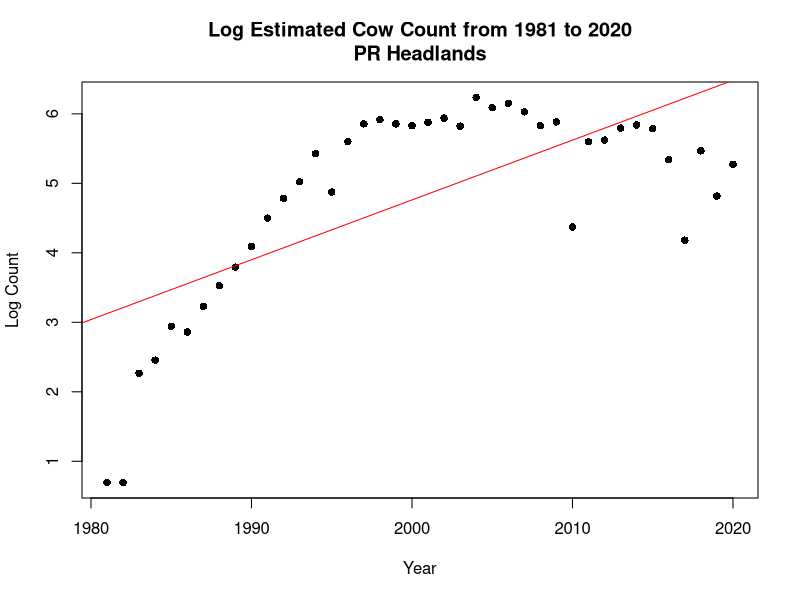
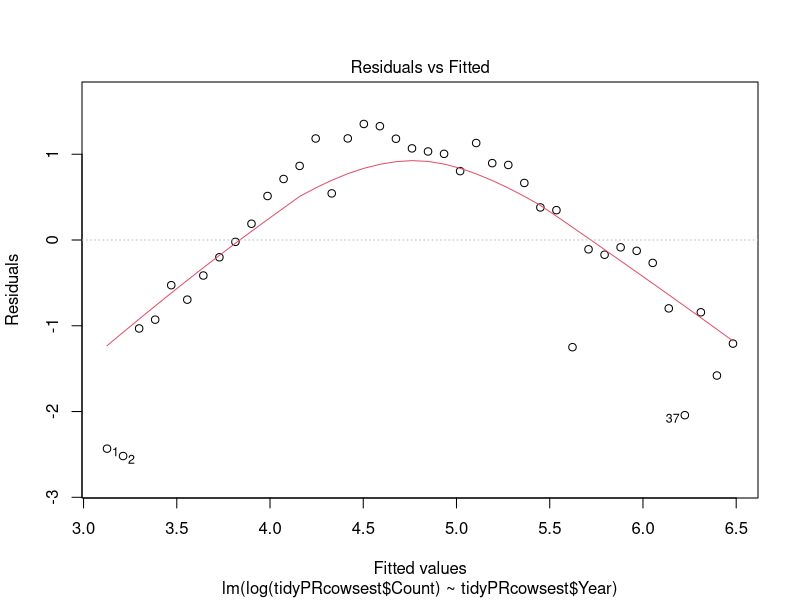
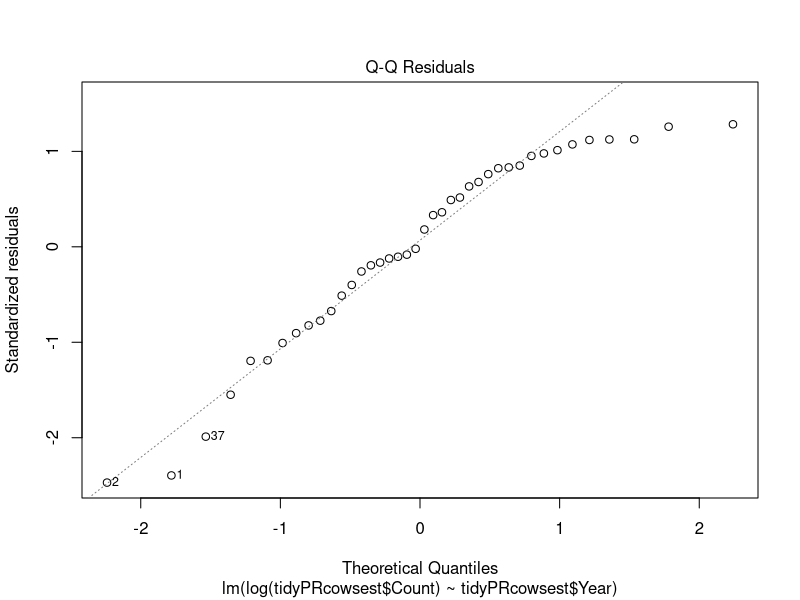
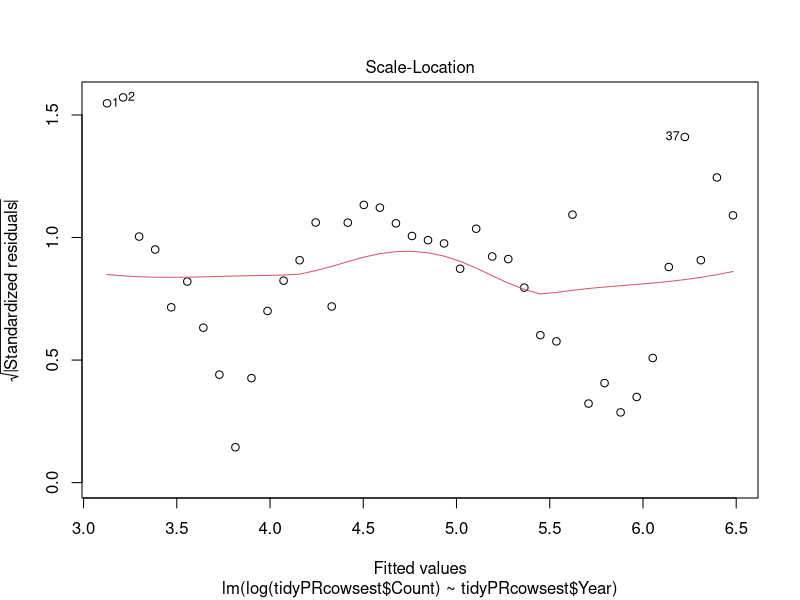
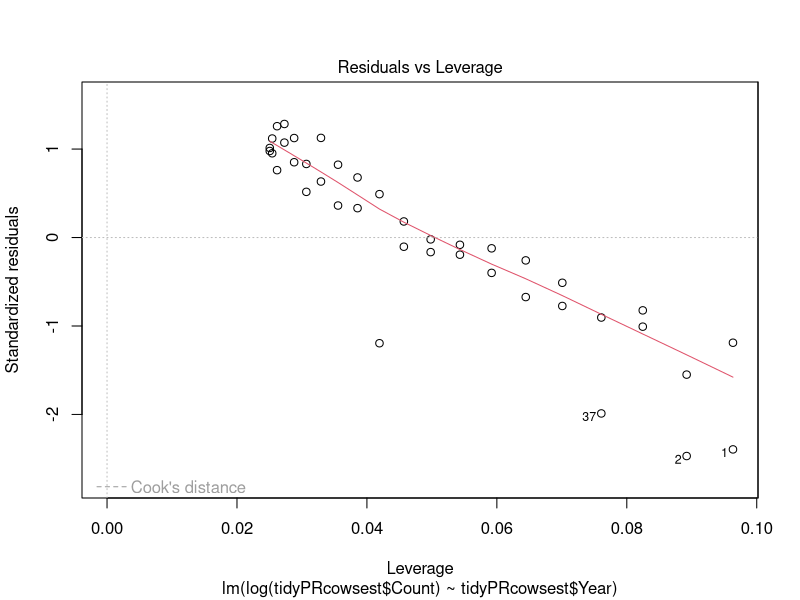
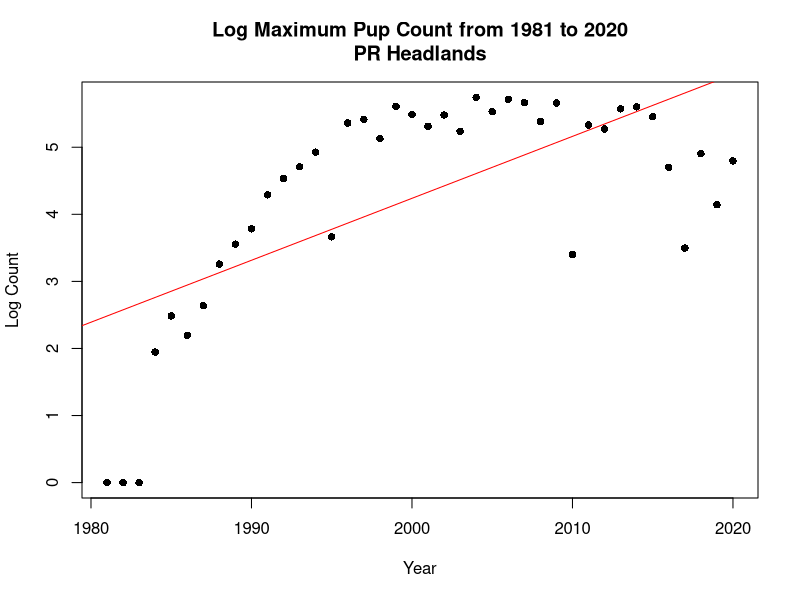
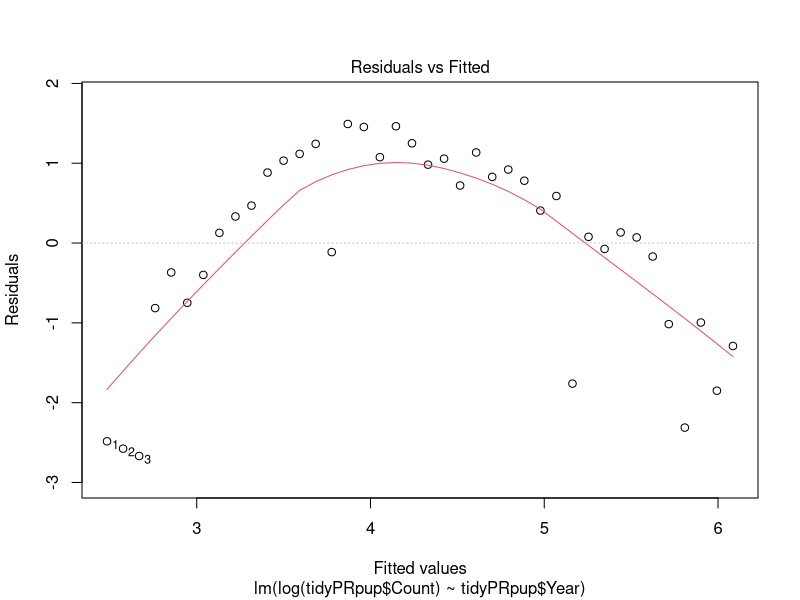
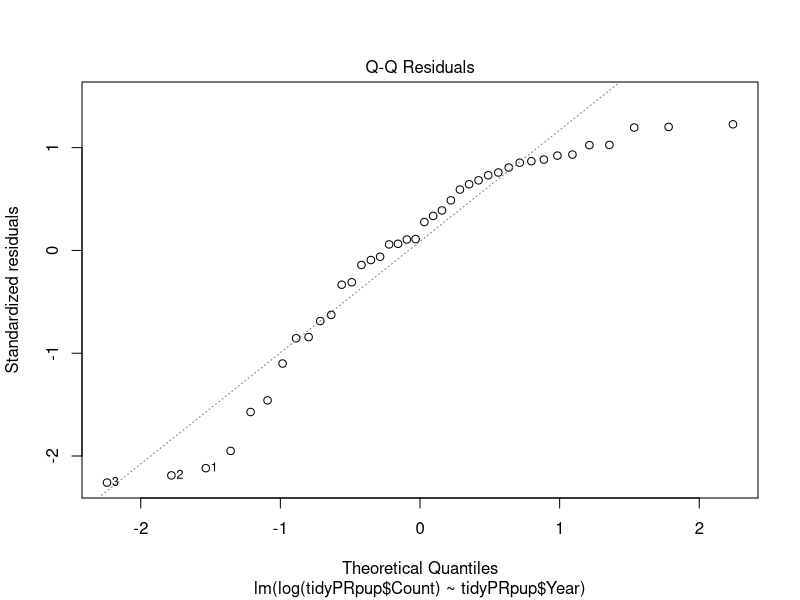

Generate these figures, in order, with R:
library("readxl")
library(dplyr)
library(lme4)
library(gamm4)

setwd("~/Internship Summer 2021")
seals <- read_excel("Eseal_1981-2020.xlsx")
# get rid of weird column
seals <- subset(seals, select = -(...6))

###############################
###Exploratory Data Analysis###
###############################

# get rid of deadpup (550 instances)
seals <- subset(seals, Age !="DEADPUP")

seals_date <- strptime(seals$Date, format="%Y-%m-%d")

# months included in the data set:
# 0 (Jan), 1 (Feb), 2 (March), 10 (Nov), 11 (Dec)

# write a function to get each season defined as November Year1 to March Year2
# for example season 0 is Nov 1980 to March 1981, season 1 is Nov 1981 to March 1982... season 9 is Nov 1989 to March 1990... season 39 is Nov 2019 to March 2020
# works for dates passed in as POSIXlt

get_season <- function(date) {
  if (date$mon > 6) {season <- date$year - 80}
  else season <- date$year - 81 
  return(season)
}

# function that does get_season on every item in a list
get_season_all <- function(lst) {
  vec <- vector("list", length(lst))
  for (i in 1:length(lst)) {
    vec[[i]] <- get_season(lst[[i]])
  }
  return(vec)
}

# function that gets the year corresponding to the season, useful for plotting
get_year <- function(date) {
  if (date$mon > 6) { 
    return(date$year+1901)
  } else {
    return(date$year+1900)
  }
}

# function that does get_year on every item in a list
get_year_all <- function(lst) {
  vec <- numeric()
  for (i in 1:length(lst)) {
    vec <- c(vec, get_year(lst[[i]]))
  }
  return(vec)
}

# now that we have the seasons we can add them to the tables
seals$season <- get_season_all(seals_date)
seals$year <- get_year_all(seals_date)
seals$month_day <- format(seals$Date, format="%m-%d")
# get rid of space in col name
colnames(seals)[5] <- "Survey_Type"

####################
######COW WORK######
####################

cows <- subset(seals, Age == "COW")

# grab cows by location
PRcows <- subset(cows, Location == "PR Headlands")
DBcows <- subset(cows, Location == "Drakes Beach")
SBcows <- subset(seals, Age == "COW" & Location == "South Beach")


# from Condit
Date <- format(seq(as.Date("1981-01-11"), as.Date("1981-02-08"), by="days"), format="%m-%d")
Multiplier <- c(2.295, 2.107, 1.946, 1.810, 1.693, 1.593, 1.507, 1.434, 1.372, 1.319, 1.274, 1.236, 1.206, 1.181, 1.161, 1.147, 1.138, 1.133, 1.134, 1.139, 1.149, 1.165, 1.186, 1.214, 1.249, 1.292, 1.343, 1.405, 1.479)
Upper <- c(2.678, 2.427, 2.222, 2.056, 1.916, 1.797, 1.696, 1.606, 1.528, 1.463, 1.406, 1.357, 1.316, 1.283, 1.254, 1.230, 1.213, 1.203, 1.200, 1.207, 1.225, 1.253, 1.287, 1.328, 1.378, 1.427, 1.513, 1.597, 1.702)
Lower <- c(1.888, 1.762, 1.650, 1.555, 1.472, 1.401, 1.340, 1.290, 1.246, 1.210, 1.179, 1.154, 1.133, 1.116, 1.104, 1.096, 1.091, 1.089, 1.087, 1.088, 1.093, 1.102, 1.115, 1.134, 1.159, 1.190, 1.228, 1.276, 1.333)
multiplierTable <- data.frame(Date=Date, Lower=Lower, Multiplier=Multiplier, Upper=Upper)

# function to estimate the population using Condit et al.
# not sure how to vectorize so it only works for rows of a table, not a whole table
# returns 0 if the date is out of the range Condit provided
estimate_pop <- function(row, multTbl) {
  if (row$month_day %in% multTbl$Date) {
    m <- multTbl$Multiplier[multTbl$Date == row$month_day] 
    return(m * row$Count)
  } else {
    return(0)
  }
}

# function for lower bound
estimate_pop_lower <- function(row, multTbl) {
  if (row$month_day %in% multTbl$Date) {
    m <- multTbl$Lower[multTbl$Date == row$month_day] 
    return(m * row$Count)
  } else {
    return(0)
  }
}

# function for upper bound
estimate_pop_upper <- function(row, multTbl) {
  if (row$month_day %in% multTbl$Date) {
    m <- multTbl$Upper[multTbl$Date == row$month_day] 
    return(m * row$Count)
  } else {
    return(0)
  }
}

# function that estimates the population for a table
estimate_pop_table <- function(table, multTbl) {
  vec <- numeric()
  lower <- numeric()
  upper <- numeric()
  for (i in 1:nrow(table)) {
    row <- table[i, ]
    est <- estimate_pop(row, multTbl)
    l <- estimate_pop_lower(row, multTbl)
    u <- estimate_pop_upper(row, multTbl)
    vec <- c(vec, est)
    lower <- c(lower, l)
    upper <- c(upper, u)
  }
  table$estimate <- vec
  table$lower <- lower
  table$upper <- upper
  return(table)
}

PRcows <- estimate_pop_table(PRcows, multiplierTable)
DBcows <- estimate_pop_table(DBcows, multiplierTable)
SBcows <- estimate_pop_table(SBcows, multiplierTable)


# determine which seasons don't fall into the date range now given by Sarah Codde: Jan 26 to Feb 2
peakDays <- format(seq(as.Date("1981-01-26"), as.Date("1981-02-02"), by="days"), format="%m-%d")

validate_dates <- function(table) {
  valid <- logical()
  for (i in 1:nrow(table)) {
    row <- table[i, ]
    isit <- row$month_day %in% peakDays
    valid <- c(valid, isit)
  }
  table$valid_date <- valid
  return(table)
}

PRcows <- validate_dates(PRcows)
DBcows <- validate_dates(DBcows)
SBcows <- validate_dates(SBcows)

# determine which years/seasons have observations during the peak Days
# returns a list of booleans where each element is a boolean value and named the season it corresponds to
valid_seasons <- function(table) {
  seasons <- unique(table$season) 
  vec <- vector("list", length(seasons))
  names(vec) <- seasons
  for (i in 1:length(seasons)) {
    tb <- subset(table, season == seasons[[i]]) 
    for (j in 1:nrow(tb)) {
      row <- tb[j, ]
      if (row$valid_date == TRUE) {
        vec[[i]] <- TRUE
      } 
    }
    if (is.null(vec[[i]])) {
      vec[[i]] <- FALSE
    }
  }
  return(vec)
}

# takes in a list returned by valid_seasons and a table with all counts for a location
# returns max counts in peakDays if they exist. if not then just take max count regardless of date
get_max <- function(list, table) {
  df <- data.frame(Date=as.Date(character()), Location=character(), Age=character(), Count=numeric(), Survey_Type=character(), season=numeric(), month_day=character(), estimate=numeric(), lower=numeric(), upper=numeric(), valid_date=logical())
  for (i in 1:length(list)) {
    tb <- subset(table, season == as.numeric(names(list)[i]))
    if (list[[i]]) { #you do have a valid date for that season
      tb <- subset(tb, month_day %in% peakDays)
    } 
    tb <- tb %>% slice(which.max(Count))
    df <- rbind(df, tb)
  }
  return(df)
}

PRvalszn <- valid_seasons(PRcows)
PRcows_max_count <- get_max(PRvalszn, PRcows)
#season 2 only has observations before peakDays, here uses max count

PRcows0 <- subset(PRcows, season == 0)
# three observations on Jan 6, 7, 8 all with a count of 2, set estimate and CI to 2 as well
PRcows_max_count$estimate[PRcows_max_count$season == 0] <- PRcows0$Count[1]
PRcows_max_count$lower[PRcows_max_count$season == 0] <- PRcows0$Count[1]
PRcows_max_count$upper[PRcows_max_count$season == 0] <- PRcows0$Count[1]

PRcows1 <- subset(PRcows, season == 1)
# highest count of 2 occurs on Jan 6, 7, 9, and 11, set estimate and CI to 2 as well
PRcows_max_count$estimate[PRcows_max_count$season == 1] <- PRcows1$Count[PRcows1$month_day == "01-11"]
PRcows_max_count$lower[PRcows_max_count$season == 1] <- PRcows1$Count[PRcows1$month_day == "01-11"]
PRcows_max_count$upper[PRcows_max_count$season == 1] <- PRcows1$Count[PRcows1$month_day == "01-11"]
PRcows_max_count$month_day[PRcows_max_count$season == 1] <- "01-11"
PRcows_max_count$Date[PRcows_max_count$season == 1] <- PRcows1$Date[5]

PRcows13 <- subset(PRcows, season == 13)
# no counts between 1/14 and 2/9
# max count occurs on Feb 9 with a count of 154
# use the Feb 9 count * Feb 8 multiplier (because it's only one day off)
PRcows_max_count$estimate[PRcows_max_count$season == 13] <- PRcows13$Count[PRcows13$month_day == "02-09"] * multiplierTable$Multiplier[multiplierTable$Date == "02-08"]
PRcows_max_count$upper[PRcows_max_count$season == 13] <- PRcows13$Count[PRcows13$month_day == "02-09"] * multiplierTable$Upper[multiplierTable$Date == "02-08"]
PRcows_max_count$lower[PRcows_max_count$season == 13] <- PRcows13$Count[PRcows13$month_day == "02-09"] * multiplierTable$Lower[multiplierTable$Date == "02-08"]


DBvalszn <- valid_seasons(DBcows)
DBcows_max_count <- get_max(DBvalszn, DBcows)
# guidance from Sarah Codde on season 39: "I'm pretty confident we missed the peak due to bad visibility (fog) 
# and then there was a quick drop off in numbers by 1/31. I think the count on 1/23 is a true peak. I think this 
# should be the one exception (to taking dates between 1/26 and 2/2) and we should keep this one."
# without the following code, this defaults to 1/31 for count (932) and estimate (1070.868)
DB39 <- subset(DBcows, season == 39)
DBcows_max_count$Date[DBcows_max_count$season == 39] <- DB39$Date[DB39$month_day == "01-23"]
DBcows_max_count$month_day[DBcows_max_count$season == 39] <-  "01-23"
DBcows_max_count$valid_date[DBcows_max_count$season == 39] <- FALSE
DBcows_max_count$Count[DBcows_max_count$season == 39] <- DB39$Count[DB39$month_day == "01-23"] #974
DBcows_max_count$estimate[DBcows_max_count$season == 39] <- DB39$estimate[DB39$month_day == "01-23"] #1174.644
DBcows_max_count$lower[DBcows_max_count$season == 39] <- DB39$lower[DB39$month_day == "01-23"]
DBcows_max_count$upper[DBcows_max_count$season == 39] <- DB39$upper[DB39$month_day == "01-23"]


SBvalszn <- valid_seasons(SBcows)
SBcows_max_count <- get_max(SBvalszn, SBcows)
#SB seasons 14/15 okay as is because few observations

# calculate totals across locations for cows
# pass in tbales for each location and col as a string 
total_max_count <- function(PR, SB, DB, col) {
  vec <- numeric()
  for (i in 0:39) {
    a <- PR[[col]][PR$season == i]
    if (identical(a, numeric(0))) { a <- 0}
    b <- SB[[col]][SB$season == i]
    if (identical(b, numeric(0))) { b <- 0}
    c <- DB[[col]][DB$season == i]
    if (identical(c, numeric(0))) { c <- 0}
    vec <- c(vec, a + b + c)
  }
  return(vec)
}

# total max count for all locations
cow_max_total <- total_max_count(PRcows_max_count, SBcows_max_count, DBcows_max_count, "Count")
# estimations for all locations
cow_est_total <- total_max_count(PRcows_max_count, SBcows_max_count, DBcows_max_count, "estimate")
cow_est_lower_total <- total_max_count(PRcows_max_count, SBcows_max_count, DBcows_max_count, "lower")
cow_est_upper_total <- total_max_count(PRcows_max_count, SBcows_max_count, DBcows_max_count, "upper")


# plot total estimates and max counts for each season
#plot(1981:2020, cow_est_total, main="Estimated Cow Count from 1981 to 2020\nAll Locations", xlab="Year", ylab='Estimate', pch=15)
#lines(1981:2020, cow_est_total)
#lines(1981:2020, cow_est_lower_total, col="grey")
#lines(1981:2020, cow_est_upper_total, col="grey")

# can also plot for each location
# these plots will plot 0 for missing estimates
#plot(1981:2020, PRcows_max_count$estimate, main="Estimated Cow Count from 1981 to 2020\nPR Headlands", xlab="Year", ylab='Estimate', pch=15)
#lines(1981:2020, PRcows_max_count$estimate)
#lines(1981:2020, PRcows_max_count$lower, col="grey")
#lines(1981:2020, PRcows_max_count$upper, col="grey")

#plot(1995:2020, DBcows_max_count$estimate, main="Estimated Cow Count from 1995 to 2020\nDrakes Beach", xlab="Year", ylab='Estimate', pch=15)
#lines(1995:2020, DBcows_max_count$estimate)
#lines(1995:2020, DBcows_max_count$lower, col="grey")
#lines(1995:2020, DBcows_max_count$upper, col="grey")

#plot(1995:2020, SBcows_max_count$estimate, main="Estimated Cow Count from 1995 to 2020\nSouth Beach", xlab="Year", ylab='Estimate', pch=15)
#lines(1995:2020, SBcows_max_count$estimate)
#lines(1995:2020, SBcows_max_count$lower, col="grey")
#lines(1995:2020, SBcows_max_count$upper, col="grey")

####################
######PUP WORK######
####################

# subset data by age class
# i visually inspected epups and pups_only and didn't see overlap in date and location so change all "EPUPS" to "PUPS"
pups <- subset(seals, Age == "PUP" | Age == "EPUP") 
pups$Age[pups$Age == "EPUP"] <- "PUP"

# just like for cows, we want to have counts from the peak days (Jan 26 to Feb 2)
pups <- validate_dates(pups)

# subset by location and determine which locations have observations during the peak Days to grab the max counts during the peak
PRpups <- subset(pups, Location == "PR Headlands")
PRvalsznp <- valid_seasons(PRpups)
PRpups_max_count <- get_max(PRvalsznp, PRpups)
# seasons 0, 1, 2, 13 do not have observations during the peak days. checked out visually and i'm ok with what was output by get_max


DBpups <- subset(pups, Location == "Drakes Beach")
DBvalsznp <- valid_seasons(DBpups)
DBpups_max_count <- get_max(DBvalsznp, DBpups)
# has a count for each season during the peak days

SBpups <- subset(pups, Location == "South Beach")
SBvalsznp <- valid_seasons(SBpups)
SBpups_max_count <- get_max(SBvalsznp, SBpups)
# seasons 14 and 15 both only have two observations, all of which are outside of peak days. i'm ok with what was output by get_max

# total pups up across locations. pups don't move between beaches so you can total different peak days
pups_max_total <- total_max_count(PRpups_max_count, SBpups_max_count, DBpups_max_count, "Count")

# also want to look at pups and weaned pups together. weaned pups might move between beaches so we need to take a max counr from a single day each year

# takes in a table and returns a list indexed by season
# each item in the returned list is a list of all locations counts exist for in that season
which_seasons <- function(table) {
  seasons <- unique(table$season) 
  vec <- vector("list", length(seasons))
  names(vec) <- seasons
  for (i in 1:length(seasons)) {
    tb <- subset(table, season == seasons[[i]])
    locations <- unique(tb$Location)
    vec[[i]] <- locations
  }
  return(vec)
}

# returns a table with dates and counts combined across locations
combine_counts <- function(list, table) {
  df <- data.frame(Date=as.Date(character()), Count=numeric(), season=numeric(), year=numeric(), valid_date=logical(), month_day=character())
  for (i in 1:length(list)) {
    szn <- as.numeric(names(list)[i])
    yr <- szn + 1981
    locations <- list[[i]]
    t <- subset(table, season == szn)
    dates <- unique(t$Date)
    for (j in 1:length(dates)) {
      d <- subset(t, Date == dates[j])
      sum <- 0
      for (k in 1:nrow(d)) {
        sum <- sum + d[k, ]$Count
      }
      r <- data.frame(dates[j], sum, szn, yr, d$valid_date[1], d$month_day[1])
      names(r) <- c("Date", "Count", "season", "year", "valid_date", "month_day")
      df <- rbind(df, r)
    }
  }
  return(df)
}

wnr <- subset(seals, Age == "WNR")
wnr <- validate_dates(wnr)
pw <- rbind(wnr, pups)

pw_locations <- which_seasons(pw)
pw_all <- combine_counts(pw_locations, pw)
pwvalszn <- valid_seasons(pw_all) 
# we have at least 1 observation during the peak days except for seasons 0, 1, and 13 
# as before, seasons 0, 1 have only a handful of observations and 13 doesn't have any observations between 1/14 and 2/9
pw_all_max_counts <- get_max(pwvalszn , pw_all)

# plot Pups and Weaned Pups
#title <- paste ("Maximum Pup and Weaned Pup Counts")
#plot(pw_all_max_counts$year, pw_all_max_counts$Count, main=title, xlab="Year", ylab='Maximum Count', pch=15)
#lines(pw_all_max_counts$year, pw_all_max_counts$Count)


####################
###Tidy(ish) Data###
####################

########COWS########

# puts the data assembled above into a tidy(ish) data format with columns:
# Age ("COW", "PUP", "PUPWNR"); Year (1981:2020); Location ("PR Headlands", "Drakes Beach", "South Beach", "All");
# Count; Count_Type ("max", "estimate", "lower_est", "upper_est")

tidyCows <- data.frame(Age=character(), Year=numeric(), Location=character(), Count=numeric(), Count_Type=character())
season <- 1

for (i in 1981:2020) {
  # grab PR for season iteratively
  PR <- subset(PRcows_max_count, year==i)
  PR <- PR[, c(2, 3, 4, 7, 9, 10, 11)]
  
  max <- data.frame("COW", i, "PR Headlands", PR$Count, "max")
  names(max) <- c("Age", "Year", "Location", "Count", "Count_Type")
  tidyCows <- rbind(tidyCows, max)
  
  est <- data.frame("COW", i, "PR Headlands", PR$estimate, "estimate")
  names(est) <- c("Age", "Year", "Location", "Count", "Count_Type")
  tidyCows <- rbind(tidyCows, est)
  
  low <- data.frame("COW", i, "PR Headlands", PR$lower, "lower estimate")
  names(low) <- c("Age", "Year", "Location", "Count", "Count_Type")
  tidyCows <- rbind(tidyCows, low)
  
  up <- data.frame("COW", i, "PR Headlands", PR$upper, "upper estimate")
  names(up) <- c("Age", "Year", "Location", "Count", "Count_Type")
  tidyCows <- rbind(tidyCows, up)
  
  # grab DB and SB counts when they exist (above season 13)
  if (i >= 1995) {
    DB <- subset(DBcows_max_count, year==i)
    DB <- DB[, c(2, 3, 4, 7, 9, 10, 11)]
    
    max <- data.frame("COW", i, "Drakes Beach", DB$Count, "max")
    names(max) <- c("Age", "Year", "Location", "Count", "Count_Type")
    tidyCows <- rbind(tidyCows, max)
    
    est <- data.frame("COW", i, "Drakes Beach", DB$estimate, "estimate")
    names(est) <-c("Age", "Year", "Location", "Count", "Count_Type")
    tidyCows <- rbind(tidyCows, est)
    
    low <- data.frame("COW", i, "Drakes Beach", DB$lower, "lower estimate")
    names(low) <- c("Age", "Year", "Location", "Count", "Count_Type")
    tidyCows <- rbind(tidyCows, low)
    
    up <- data.frame("COW", i, "Drakes Beach", DB$upper, "upper estimate")
    names(up) <- c("Age", "Year", "Location", "Count", "Count_Type")
    tidyCows <- rbind(tidyCows, up)
    
    SB <- subset(SBcows_max_count, year==i)
    SB <- SB[, c(2, 3, 4, 7, 9, 10, 11)]
    
    max <- data.frame("COW", i, "South Beach", SB$Count, "max")
    names(max) <-c("Age", "Year", "Location", "Count", "Count_Type")
    tidyCows <- rbind(tidyCows, max)
    
    est <- data.frame("COW", i, "South Beach", SB$estimate, "estimate")
    names(est) <- c("Age", "Year", "Location", "Count", "Count_Type")
    tidyCows <- rbind(tidyCows, est)
    
    low <- data.frame("COW", i, "South Beach", SB$lower, "lower estimate")
    names(low) <- c("Age", "Year", "Location", "Count", "Count_Type")
    tidyCows <- rbind(tidyCows, low)
    
    up <- data.frame("COW", i, "South Beach", SB$upper, "upper estimate")
    names(up) <- c("Age", "Year", "Location", "Count", "Count_Type")
    tidyCows <- rbind(tidyCows, up)
  }
  
  
  # get the conts from all locations
  max <- data.frame("COW", i, "All", cow_max_total[season], "max")
  names(max) <- c("Age", "Year", "Location", "Count", "Count_Type")
  tidyCows <- rbind(tidyCows, max)
  
  est <- data.frame("COW", i, "All", cow_est_total[season], "estimate")
  names(est) <- c("Age", "Year", "Location", "Count", "Count_Type")
  tidyCows <- rbind(tidyCows, est)
  
  low <- data.frame("COW", i, "All", cow_est_lower_total[season], "lower estimate")
  names(low) <- c("Age", "Year", "Location", "Count", "Count_Type")
  tidyCows <- rbind(tidyCows, low)
  
  up <- data.frame("COW", i, "All", cow_est_upper_total[season], "upper estimate")
  names(up) <- c("Age", "Year", "Location", "Count", "Count_Type")
  tidyCows <- rbind(tidyCows, up)
  season <- season + 1
}

########PUPS########

tidyPups <- data.frame(Age=character(), Year=numeric(), Location=character(), Count=numeric(), Count_Type=character())
season <- 1
for (i in 1981:2020) {
  PR <- subset(PRpups_max_count, year == i)
  if (nrow(PR) > 0) {
    t <- data.frame("PUP", i, "PR Headlands", PR$Count, "max")
    names(t) <- c("Age", "Year", "Location", "Count", "Count_Type")
    tidyPups <- rbind(tidyPups, t)
  }
  
  DB <- subset(DBpups_max_count, year == i)
  if (nrow(DB) > 0) {
    t <- data.frame("PUP", i, "Drakes Beach", DB$Count, "max")
    names(t) <- c("Age", "Year", "Location", "Count", "Count_Type")
    tidyPups <- rbind(tidyPups, t)
  }
  
  SB <- subset(SBpups_max_count, year == i)
  if (nrow(SB) > 0) {
    t <- data.frame("PUP", i, "South Beach", SB$Count, "max")
    names(t) <- c("Age", "Year", "Location", "Count", "Count_Type")
    tidyPups <- rbind(tidyPups, t)
  }
  
  t <- data.frame("PUP", i, "All", pups_max_total[season], "max")
  names(t) <- c("Age", "Year", "Location", "Count", "Count_Type")
  tidyPups <- rbind(tidyPups, t)
  season <- season + 1
  
  pws <- subset(pw_all_max_counts, year == i)
  t <- data.frame("PUP&WNR", i, "All", pws$Count, "max")
  names(t) <- c("Age", "Year", "Location", "Count", "Count_Type")
  tidyPups <- rbind(tidyPups, t)
}

# WHAT IS GOING ON WITH SEASON 14/YEAR 1995
# I think it's okay but I should come back and look at why the pup count is higher than the pup&weaner count and decide what to do when this happens

tidySeals <- rbind(tidyPups, tidyCows)

######################
###POULATION TRENDS###
######################

###################### Simple linear regression on log(counts) for cows/pups/wnrs at the three sites and as a whole. 

tidyPRcowsest <- subset(tidyCows, Location == "PR Headlands" & Count_Type == "estimate")
tidyPRpup <- subset(tidyPups, Location == "PR Headlands" & Count_Type == "max")

tidyDBcowsest <- subset(tidyCows, Location == "Drakes Beach" & Count_Type == "estimate")
tidyDBpup <- subset(tidyPups, Location == "Drakes Beach" & Count_Type == "max")

tidySBcowsest <- subset(tidyCows, Location == "South Beach" & Count_Type == "estimate")
tidySBpup <- subset(tidyPups, Location == "South Beach" & Count_Type == "max")

tidyALLcowsest <- subset(tidyCows, Location == "All" & Count_Type == "estimate")
tidyALLpup <- subset(tidyPups, Location == "All" & Age == "PUP" & Count_Type == "max")
tidyALLpupwnr <- subset(tidyPups, Location == "All" & Age == "PUP&WNR" & Count_Type == "max")

#PR COW
LM_PR_cow <- lm(log(tidyPRcowsest$Count) ~ tidyPRcowsest$Year)
summary(LM_PR_cow)
plot(tidyPRcowsest$Year, log(tidyPRcowsest$Count), main="Log Estimated Cow Count from 1981 to 2020\nPR Headlands", xlab="Year", ylab='Log Count', pch=16)
abline(LM_PR_cow, col="red")
plot(LM_PR_cow)

#PR PUP
LM_PR_pup <- lm(log(tidyPRpup$Count) ~ tidyPRpup$Year)
summary(LM_PR_pup)
plot(tidyPRpup$Year, log(tidyPRpup$Count), main="Log Maximum Pup Count from 1981 to 2020\nPR Headlands", xlab="Year", ylab='Log Count', pch=16)
abline(LM_PR_pup, col="red")
plot(LM_PR_pup)

#DB COW
LM_DB_cow <- lm(log(tidyDBcowsest$Count) ~ tidyDBcowsest$Year)
summary(LM_DB_cow)
plot(tidyDBcowsest$Year, log(tidyDBcowsest$Count), main="Log Estimated Cow Count from 1995 to 2020\nDrakes Beach", xlab="Year", ylab='Log Count', pch=16)
abline(LM_DB_cow, col="red")
plot(LM_DB_cow)
# honestly this done a pretty ok job

#DB PUP
LM_DB_pup <- lm(log(tidyDBpup$Count) ~ tidyDBpup$Year)
summary(LM_DB_pup)
plot(tidyDBpup$Year, log(tidyDBpup$Count), main="Log Maximum Pup Count from 1995 to 2020\nDrakes Beach", xlab="Year", ylab='Log Count', pch=16)
abline(LM_DB_pup, col="red")
plot(LM_DB_pup)
# honestly this done a pretty ok job

#SB COW
LM_SB_cow <- lm(log(tidySBcowsest$Count) ~ tidySBcowsest$Year)
summary(LM_SB_cow)
plot(tidySBcowsest$Year, log(tidySBcowsest$Count), main="Log Estimated Cow Count from 1995 to 2020\nSouth Beach", xlab="Year", ylab='Log Count', pch=16)
abline(LM_SB_cow, col="red")
plot(LM_SB_cow)
# honestly this done a pretty ok job

#SB PUP
LM_SB_pup <- lm(log(tidySBpup$Count) ~ tidySBpup$Year)
summary(LM_SB_pup)
plot(tidySBpup$Year, log(tidySBpup$Count), main="Log Maximum Pup Count from 1983 to 2020\nSouth Beach", xlab="Year", ylab='Log Count', pch=16)
abline(LM_SB_pup, col="red")
plot(LM_SB_pup)
# honestly this done a pretty ok job, but could do better by dropping the one odd count from 1983

#SB PUP NO 1983
tidySBpupN <- subset(tidySBpup, Year != 1983)
LM_SB_pupN <- lm(log(tidySBpupN$Count) ~ tidySBpupN$Year)
summary(LM_SB_pupN)
plot(tidySBpupN$Year, log(tidySBpupN$Count), main="Log Maximum Pup Count from 1995 to 2020\nSouth Beach", xlab="Year", ylab='Log Count', pch=16)
abline(LM_SB_pupN, col="red")
plot(LM_SB_pupN)
# ok maybe I like the SB linear regressions less than I initially thought...

#ALL LOCATIONS COW
LM_all_cow <- lm(log(tidyALLcowsest$Count) ~ tidyALLcowsest$Year)
summary(LM_all_cow)
plot(tidyALLcowsest$Year, log(tidyALLcowsest$Count), main="Log Estimated Cow Count from 1981 to 2020\nAll Locations", xlab="Year", ylab='Log Count', pch=16)
abline(LM_all_cow, col="red")
plot(LM_all_cow)

#ALL LOCATIONS PUP
LM_all_pup <- lm(log(tidyALLpup$Count) ~ tidyALLpup$Year)
summary(LM_all_pup)
plot(tidyALLpup$Year, log(tidyALLpup$Count), main="Log Maximum Pup Count from 1981 to 2020\nAll Locations", xlab="Year", ylab='Log Count', pch=16)
abline(LM_all_pup, col="red")
plot(LM_all_pup)

#ALL LOCATIONS PUP AND WEANER
LM_all_pupwnr <- lm(log(tidyALLpupwnr$Count) ~ tidyALLpupwnr$Year)
summary(LM_all_pupwnr)
plot(tidyALLpupwnr$Year, log(tidyALLpupwnr$Count), main="Log Maximum Pup and Weaner Count from 1981 to 2020\nAll Locations", xlab="Year", ylab='Log Count', pch=16)
abline(LM_all_pupwnr, col="red")
plot(LM_all_pupwnr)


###################### Generalized Linear Mixed-model with counts poisson distributed

# format: m.glmer <- glmer(Count ~ Year + (1|Site), family = poisson, data = DATA) 

#COW
tidycowsNoT <- subset(tidyCows, Location != "All" & Count_Type == "estimate")
tidycowsNoT$rounded <- round(tidycowsNoT$Count) #need integer values
glmr_cow <- glmer(rounded ~ Year + (1|Location), family = poisson, data = tidycowsNoT)
# above throws Warning message: 
#  In checkConv(attr(opt, "derivs"), opt$par, ctrl = control$checkConv,  :
#                 Model is nearly unidentifiable: very large eigenvalue
#               - Rescale variables?;Model is nearly unidentifiable: large eigenvalue ratio
#               - Rescale variables?

#I figure that the same will happen for pups and pups/weaners so I didn't try it


#ALL LOCATIONS COW
glm_all_cow <- glm(round(tidyALLcowsest$Count) ~ tidyALLcowsest$Year, family = poisson) #wants integer values only so round the estimated counts
plot(tidyALLcowsest$Year, log(tidyALLcowsest$Count), main="Log Estimated Cow Counts from 1981 to 2020\nAll Locations", xlab="Year", ylab='log count', pch=16)
abline(glm_all_cow, col="blue")

#ALL LOCATIONS PUP
glm_all_pup <- glm(tidyALLpup$Count ~ tidyALLpup$Year, family = poisson)
plot(tidyALLpup$Year, log(tidyALLpup$Count), main="Log Max Pup Counts from 1981 to 2020\nAll Locations", xlab="Year", ylab='log count', pch=16)
abline(glm_all_pup, col="blue")

#ALL LOCATIONS PUP AND WEANER
glm_all_pupwnr <- glm(tidyALLpupwnr$Count ~ tidyALLpupwnr$Year, family = poisson)
plot(tidyALLpupwnr$Year, log(tidyALLpupwnr$Count), main="Log Max Pup and Weaner Counts from 1981 to 2020\nAll Locations", xlab="Year", ylab='log count', pch=16)
abline(glm_all_pupwnr, col="blue")


###################### Generalized Additive Mixed model with counts poisson distributed

tidypupNoT <- subset(tidyPups, Location != "All" & Age == "PUP")
tidypupwnrNoT <- subset(tidyPups, Location != "All" & Age == "PUP&WNR")

#the following three models I don't know how to plot
gamm_cow <- gamm4(Count ~ s(Year), random=~(1|Location), data=tidycowsNoT)

gamm_pup <- gamm4(Count ~ s(Year), random=~(1|Location), data=tidypupNoT)

#gamm_pupwnr <- gamm4(Count ~ s(Year), random=~(1|Location), data=tidypupwnrNoT) #this one gives large eigenvalue warning

#also not sure how to plot these ones but here's a residual plot
ga_cow <- gam(Count ~ s(Year), data=tidyALLcowsest)
plot(fitted(ga_cow), resid(ga_cow))

ga_pup <- gam(Count ~s(Year), data=tidyALLpup)
plot(fitted(ga_pup), resid(ga_pup))

ga_pupwnr <- gam(Count ~s(Year), data=tidyALLpupwnr)
plot(fitted(ga_pupwnr), resid(ga_pupwnr))



#look into breakpoints -> two piecewise linear models https://cran.r-project.org/web/packages/segmented/segmented.pdf
#https://cran.r-project.org/web/packages/jtools/vignettes/summ.html
